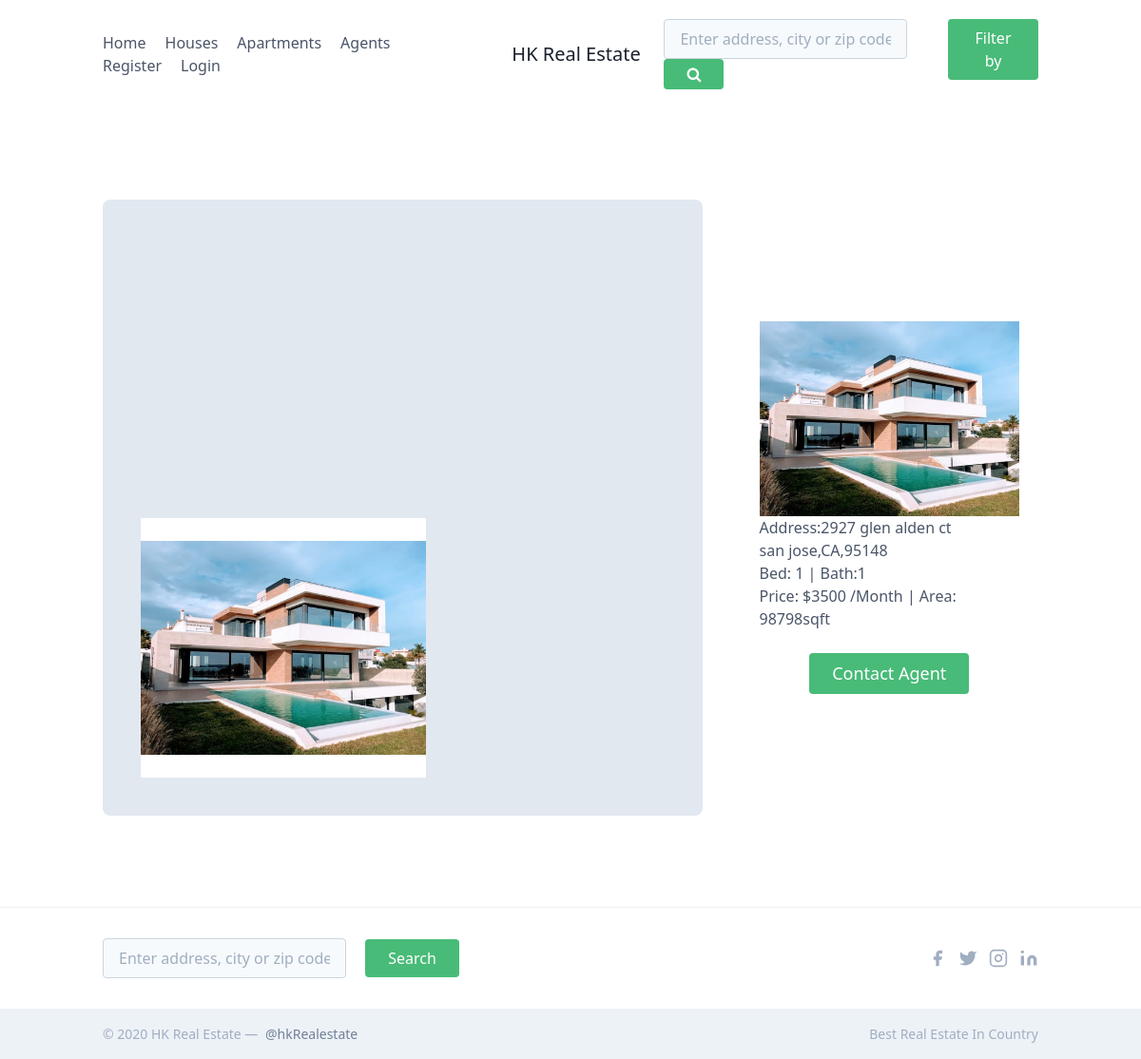
Screenshot of /detail1 with the database file from the repository.
### properties/models.py (models this page shows, shortened)
class properties(models.Model):
    TYPE_CHOICES=(
        ('house',"HOUSE"),
        ('apartments','Apartments')
    )
    STATE_CHOICES= (('AL', 'Alabama'), ('AK', 'Alaska'), ('AZ', 'Arizona'), ('AR', 'Arkansas'), ('CA', 'California'), ('CO', 'Colorado'), ('CT', 'Connecticut'), ('DE', 'Delaware'), ('DC', 'District of Columbia'), ('FL', 'Florida'), ('GA', 'Georgia'), ('HI', 'Hawaii'), ('ID', 'Idaho'), ('IL', 'Illinois'), ('IN', 'Indiana'), ('IA', 'Iowa'), ('KS', 'Kansas'), ('KY', 'Kentucky'), ('LA', 'Louisiana'), ('ME', 'Maine'), ('MD', 'Maryland'), ('MA', 'Massachusetts'), ('MI', 'Michigan'), ('MN', 'Minnesota'), ('MS', 'Mississippi'), ('MO', 'Missouri'), ('MT', 'Montana'), ('NE', 'Nebraska'), ('NV', 'Nevada'), ('NH', 'New Hampshire'), ('NJ', 'New Jersey'), ('NM', 'New Mexico'), ('NY', 'New York'), ('NC', 'North Carolina'), ('ND', 'North Dakota'), ('OH', 'Ohio'), ('OK', 'Oklahoma'), ('OR', 'Oregon'), ('PA', 'Pennsylvania'), ('RI', 'Rhode Island'), ('SC', 'South Carolina'), ('SD', 'South Dakota'), ('TN', 'Tennessee'), ('TX', 'Texas'), ('UT', 'Utah'), ('VT', 'Vermont'), ('VA', 'Virginia'), ('WA', 'Washington'), ('WV', 'West Virginia'), ('WI', 'Wisconsin'), ('WY', 'Wyoming'))
    BED_CHOICES=(
        (1,1),
        (2,2),
        (3,3),
        (4,4),
        (5,5)
    )
    BATH_CHOICES=(
        (1, 1),
        (2, 2),
        (3, 3),
        (4, 4),
        (5, 5)
    )
    PURPOSE_CHOICES=(
        ('rent','Rent'),
        ('sale','Sale')
    )
    agent_name=models.ForeignKey(agent,on_delete=models.CASCADE,related_name='property',default='Tess')
    type=models.CharField(max_length=20,choices=TYPE_CHOICES,default='house')
    purpose=models.CharField(max_length=20 ,choices=PURPOSE_CHOICES,default='rent')
    address=models.CharField(max_length=100)
    city=models.CharField(max_length=20)
    state=models.CharField(max_length=30,choices=STATE_CHOICES,default='AL')
    zipCode=models.CharField(max_length=5)
    bed=models.IntegerField(choices=BED_CHOICES,default=1)
    bath=models.IntegerField(choices=BATH_CHOICES,default=1)
    area=models.IntegerField()
    price=models.IntegerField()
    details=models.CharField(max_length=50)
    images=models.ImageField(upload_to='static/images',blank=True)
    available = models.BooleanField(default=True)
    created = models.DateTimeField(default=timezone.now)
    updated = models.DateTimeField(default=timezone.now)

### properties/views.py (the view)
# urls.py: path('detail<int:id>',views.detail,name='detail'),
def detail(request,id):
    property_detail=properties.objects.get(id=id)
    print(property_detail.agent_name)
    data={'property_data':property_detail}
    return render(request,'detail.html',data)

### properties/models.py (called while the page is built)
    def __str__(self):
        return self.name

### templates/detail.html (shortened to what this page needs)
{% extends "base.html" %}
{% load static %}
{% block content %}
<section class="text-gray-700 body-font relative">
  <div class="container px-5 py-24 mx-auto flex sm:flex-no-wrap flex-wrap">
    <div class="lg:w-2/3 md:w-1/2 bg-gray-300 rounded-lg overflow-hidden sm:mr-10 p-10 flex items-end justify-start relative">
      <iframe width="100%" height="100%" class="absolute inset-0" frameborder="0" title="map" marginheight="0" marginwidth="0" scrolling="no" src="https://maps.google.com/maps?width=100%&height=600&hS=en&q=%C4%B0{{property_data.address}}+{{property_data.city}}+{{property_data.state}}+{{property_data.zipCode}}(My%20Business%20Name)&ie=UTF8&t=&z=14&iwloc=B&output=embed" style="filter: grayscale(1) contrast(1.2) opacity(0.4);"></iframe>
      <div class="bg-white relative flex flex-wrap py-6">
<img height="200" width="300" alt="hero" src="{% if property_data.images %}{{ property_data.images.url }}{% else %}{% static 'images/no_image.png' %}{% endif %}">
      </div>
    </div>
    <div class="lg:w-1/3 md:w-1/2 bg-white flex flex-col md:ml-auto w-full md:py-8 mt-8 md:mt-0">
         <div class="container mx-auto flex px-5 py-24 items-center justify-center flex-col">
    <img  alt="hero" src="{% if property_data.images %}{{ property_data.images.url }}{% else %}{% static 'images/no_image.png' %}{% endif %}">
    <div >
        <h1 >Address:{{property_data.address}}</h1>
        <h1>   {{property_data.city}},{{property_data.state}},{{property_data.zipCode}}</h1>
         <h2 >Bed: {{property_data.bed}} |  Bath:{{property_data.bath}}</h2>
         <h3 > {% if property_data.purpose == 'rent' %}
              <p ><h1>Price: ${{property_data.price}} /Month  |  Area: {{property_data.area}}sqft</h1></p>
              {% else %}
                  <p><h1>Price: ${{property_data.price}} | |  Area: {{property_data.area}}sqft</h1></p>
              {% endif %} </h3>
       <div class="flex justify-center">
       <a href="{% url 'contactAgent' property_data.id %}"> <button class="inline-flex text-white bg-green-500 border-0 py-2 px-6 focus:outline-none hover:bg-green-600 rounded text-lg">Contact Agent</button>
       </a> </div>
    </div>
  </div>
        </div>
  </div>
</section>
{% endblock %}

### rows the page displays
properties: images (picture), address "2927 glen alden ct", city "san jose", state "CA", zipCode "95148", bed "1", bath "1", price "3500", area "98798"
